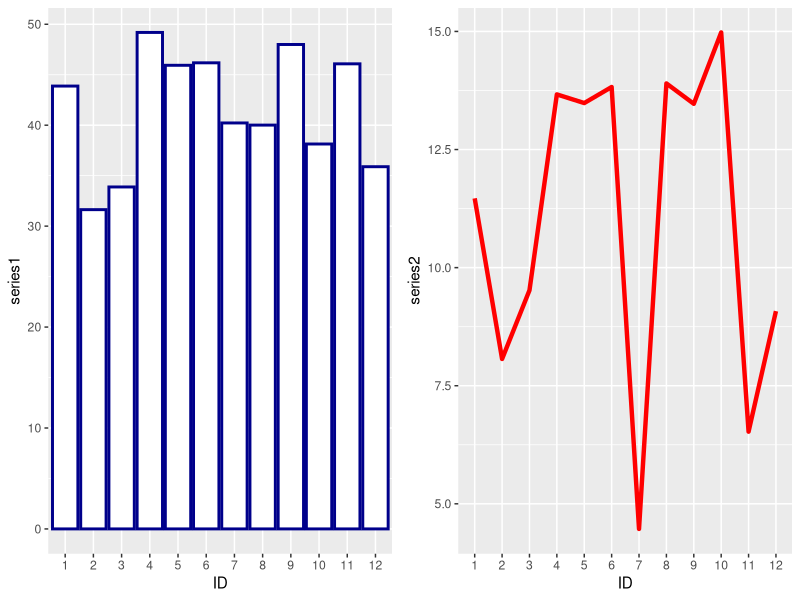
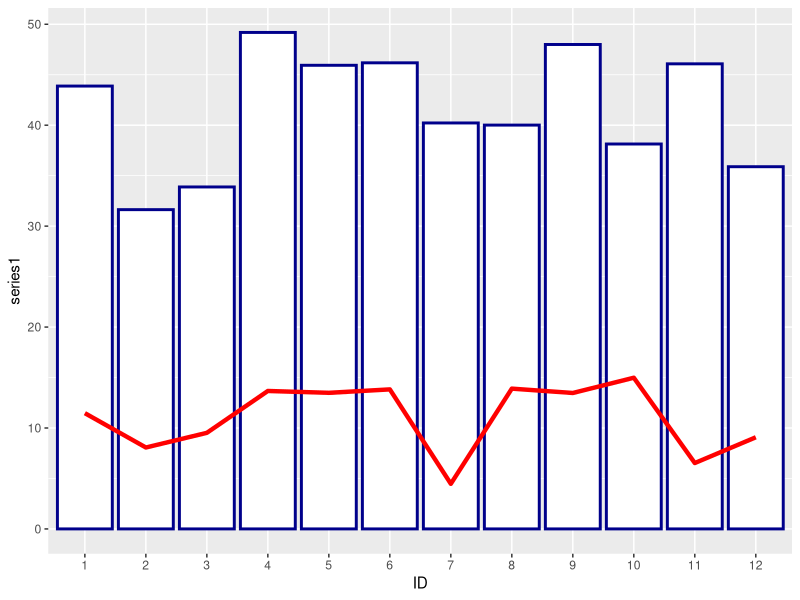
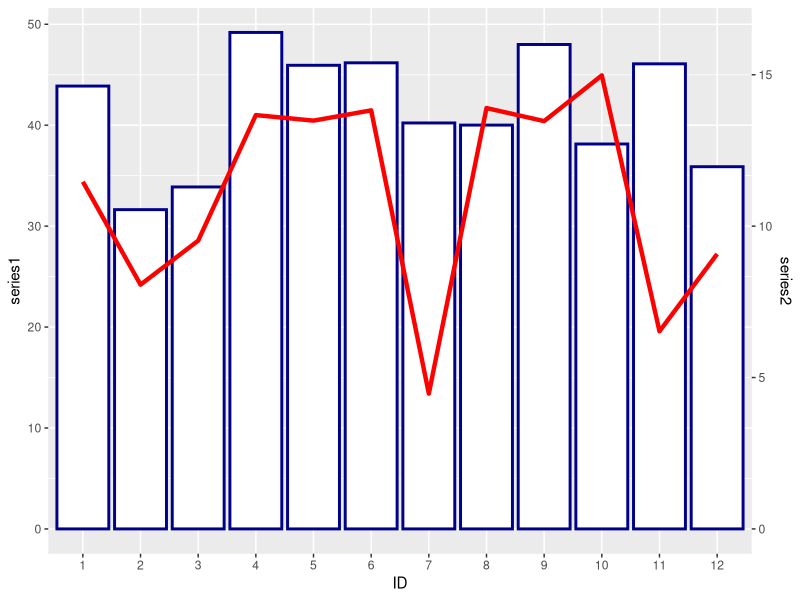

The R source for these figures, in order:
## ---- chunk 1
knitr::opts_chunk$set(echo = TRUE, fig.align = "center")

# title: Overlaying a line plot and a bar plot
# author: jonathan
# revised: 28/3/2020

WEB <- c("https://bioceed.uib.no/dropfolder/bioSTATS/Rmd/Visualizing/Multiple/line-bar-plot.html")
GIT <- c("https://github.com/jonathansoule/biostats/blob/master/Visualizing/Multiple/line-bar-plot.Rmd")
library(ggplot2)
library(gridExtra)
ID <- as.factor(1:12)
series1 <- runif(12, min = 25, max = 50)
series2 <- runif(12, min = 4, max = 15)
## ---- chunk 2
# dataframe
df <- data.frame(ID, series1, series2)
# structure of the dataframe
str(df)
## ---- chunk 3
grid.arrange(
  ggplot(df, aes(ID, series1)) + # bar plot
    geom_col(size = 1, color = "darkblue", fill = "white"),
  ggplot(df, aes(ID, series2)) + # line plot
    geom_line(size = 1.5, color = "red", group = 1),
  ncol = 2
)
## ---- chunk 4
ggplot(df) +
  geom_col(aes(x = ID, y = series1), size = 1, color = "darkblue", fill = "white") +
  geom_line(aes(x = ID, y = series2), size = 1.5, color = "red", group = 1)
## ---- chunk 5
ggplot(df) +
  geom_col(aes(x = ID, y = series1), size = 1, color = "darkblue", fill = "white") +
  geom_line(aes(x = ID, y = 3 * series2), size = 1.5, color = "red", group = 1) +
  scale_y_continuous(sec.axis = sec_axis(~ . / 3, name = "series2"))
